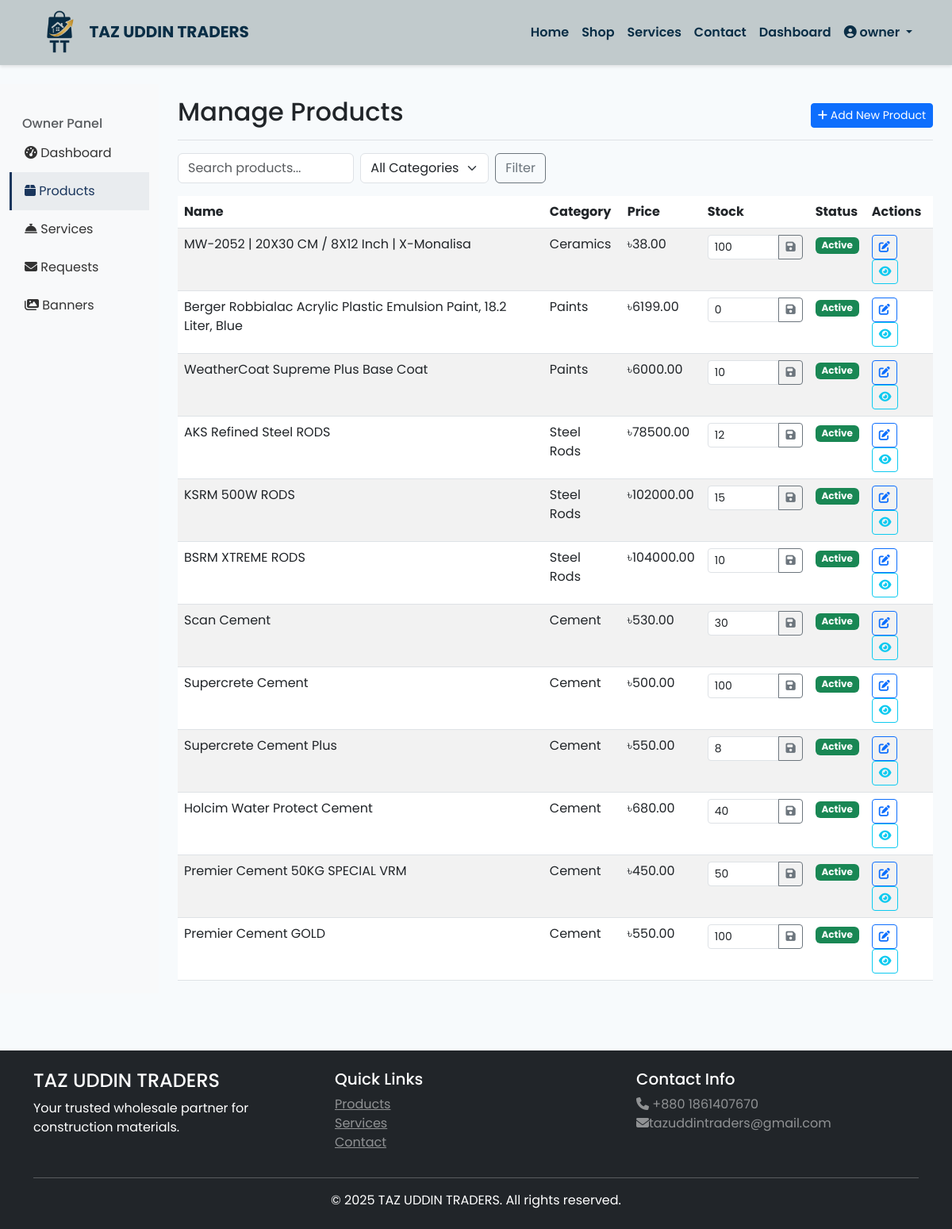
The app's page /shop/owner/products/ (signed in) with its own data.
### accounts/models.py (models this page shows)
class User(AbstractUser):
    ROLE_CHOICES = (
        ('superadmin', 'Superadmin'),
        ('owner', 'Owner'),
        ('client', 'Client'),
    )
    role = models.CharField(max_length=20, choices=ROLE_CHOICES, default='client')
    phone = models.CharField(max_length=15, blank=True)
    address = models.TextField(blank=True)
    created_at = models.DateTimeField(auto_now_add=True)
    updated_at = models.DateTimeField(auto_now=True)
    class Meta:
        db_table = 'users'
    def is_superadmin(self):
        return self.role == 'superadmin'
    def is_owner(self):
        return self.role == 'owner'
    def is_client(self):
        return self.role == 'client'

### shop/models.py (models this page shows, shortened)
class Product(models.Model):
    name = models.CharField(max_length=200)
    slug = models.SlugField(unique=True, blank=True)
    category = models.ForeignKey(Category, on_delete=models.CASCADE, related_name='products')
    description = models.TextField()
    price = models.DecimalField(max_digits=10, decimal_places=2)
    stock_quantity = models.IntegerField(default=0)
    minimum_order = models.IntegerField(default=1)
    is_active = models.BooleanField(default=True)
    created_by = models.ForeignKey(User, on_delete=models.SET_NULL, null=True)
    created_at = models.DateTimeField(auto_now_add=True)
    updated_at = models.DateTimeField(auto_now=True)
    class Meta:
        ordering = ['-created_at']
        indexes = [
            models.Index(fields=['slug']),
            models.Index(fields=['category', 'is_active']),
            models.Index(fields=['stock_quantity']),
        ]
    def get_absolute_url(self):
        return reverse('shop:product_detail', kwargs={'slug': self.slug})

class Category(models.Model):
    name = models.CharField(max_length=100)
    slug = models.SlugField(unique=True, blank=True)
    description = models.TextField(blank=True)
    icon = models.CharField(max_length=50, blank=True, help_text="FontAwesome icon class")
    created_at = models.DateTimeField(auto_now_add=True)
    updated_at = models.DateTimeField(auto_now=True)
    class Meta:
        verbose_name_plural = 'Categories'
        ordering = ['name']

### shop/views.py (the view)
# urls.py: path('owner/products/', views.OwnerProductListView.as_view(), name='owner_product_list'),
class OwnerProductListView(LoginRequiredMixin, UserPassesTestMixin, ListView):
    model = Product
    template_name = 'owner/product_list.html'
    context_object_name = 'products'
    paginate_by = 20
    def test_func(self):
        return is_owner_or_superadmin(self.request.user)
    def get_queryset(self):
        queryset = super().get_queryset()
        search = self.request.GET.get('search')
        category = self.request.GET.get('category')
        if search:
            queryset = queryset.filter(
                Q(name__icontains=search) | Q(description__icontains=search)
            )
        if category:
            queryset = queryset.filter(category__id=category)
        return queryset.select_related('category')

### shop/views.py (called while the page is built)
def is_owner_or_superadmin(user):
    return user.is_authenticated and (user.is_owner() or user.is_superadmin())

### templates/owner/product_list.html (shortened to what this page needs)
{% extends 'base.html' %}
{% block content %}
<div class="container-fluid">
    <div class="row">
        <div class="col-md-3 col-lg-2 d-md-block sidebar">
            <div class="position-sticky pt-3">
                <h6 class="sidebar-heading d-flex justify-content-between align-items-center px-3 mt-4 mb-1 text-muted">
                    <span>Owner Panel</span>
                </h6>
                <ul class="nav flex-column">
                    <li class="nav-item">
                        <a class="nav-link" href="{% url 'core:owner_dashboard' %}">
                            <i class="fas fa-tachometer-alt"></i> Dashboard
                        </a>
                    </li>
                    <li class="nav-item">
                        <a class="nav-link active" href="{% url 'shop:owner_product_list' %}">
                            <i class="fas fa-box"></i> Products
                        </a>
                    </li>
                    <li class="nav-item">
                        <a class="nav-link" href="{% url 'services:owner_service_list' %}">
                            <i class="fas fa-concierge-bell"></i> Services
                        </a>
                    </li>
                    <li class="nav-item">
                        <a class="nav-link" href="{% url 'services:owner_request_list' %}">
                            <i class="fas fa-envelope"></i> Requests
                        </a>
                    </li>
                    <li class="nav-item">
                        <a class="nav-link" href="{% url 'core:owner_banner_list' %}">
                            <i class="fas fa-images"></i> Banners
                        </a>
                    </li>
                </ul>
            </div>
        </div>
        <main class="col-md-9 ms-sm-auto col-lg-10 px-md-4">
            <div class="d-flex justify-content-between flex-wrap flex-md-nowrap align-items-center pt-3 pb-2 mb-3 border-bottom">
                <h1 class="h2">Manage Products</h1>
                <div class="btn-toolbar mb-2 mb-md-0">
                    <a href="{% url 'shop:product_create' %}" class="btn btn-sm btn-primary">
                        <i class="fas fa-plus"></i> Add New Product
                    </a>
                </div>
            </div>
            <div class="row mb-3">
                <div class="col-md-6">
                    <form method="get" class="d-flex">
                        <input type="search" name="search" class="form-control me-2"
                               placeholder="Search products..." value="{{ request.GET.search }}">
                        <select name="category" class="form-select me-2" style="width: auto;">
                            <option value="">All Categories</option>
                        </select>
                        <button class="btn btn-outline-secondary" type="submit">Filter</button>
                    </form>
                </div>
            </div>
            <div class="table-responsive">
                <table class="table table-striped table-hover">
                    <thead>
                        <tr>
                            <th>Name</th>
                            <th>Category</th>
                            <th>Price</th>
                            <th>Stock</th>
                            <th>Status</th>
                            <th>Actions</th>
                        </tr>
                    </thead>
                    <tbody>
                        {% for product in products %}
                        <tr>
                            <td>{{ product.name }}</td>
                            <td>{{ product.category.name }}</td>
                            <td>৳{{ product.price }}</td>
                            <td>
                                <form method="post" action="{% url 'shop:update_stock' product.pk %}" class="d-inline">
                                    <div class="input-group input-group-sm" style="width: 120px;">
                                        <input type="number" name="stock_quantity" value="{{ product.stock_quantity }}"
                                               class="form-control" min="0">
                                        <button class="btn btn-outline-secondary" type="submit">
                                            <i class="fas fa-save"></i>
                                        </button>
                                    </div>
                                </form>
                            </td>
                            <td>
                                {% if product.is_active %}
                                    <span class="badge bg-success">Active</span>
                                {% else %}
                                    <span class="badge bg-secondary">Inactive</span>
                                {% endif %}
                            </td>
                            <td>
                                <a href="{% url 'shop:product_update' product.pk %}" class="btn btn-sm btn-outline-primary">
                                    <i class="fas fa-edit"></i>
                                </a>
                                <a href="{{ product.get_absolute_url }}" class="btn btn-sm btn-outline-info" target="_blank">
                                    <i class="fas fa-eye"></i>
                                </a>
                            </td>
                        </tr>
                        {% empty %}
                        <tr>
                            <td colspan="6" class="text-center text-muted">No products found.</td>
                        </tr>
                        {% endfor %}
                    </tbody>
                </table>
            </div>
        </main>
    </div>
</div>
{% endblock %}

### templates/base.html (shortened to what this page needs)
 {% load static %}
<!DOCTYPE html>
<html lang="en">
<head>
    <link href="https://cdn.jsdelivr.net/npm/bootstrap@5.3.0/dist/css/bootstrap.min.css" rel="stylesheet">
    <link rel="stylesheet" href="https://cdnjs.cloudflare.com/ajax/libs/font-awesome/6.4.0/css/all.min.css">
    {% load static %}
    <link rel="stylesheet" href="{% static 'css/style.css' %}">
</head>
<body>
    <nav class="navbar navbar-expand-lg navbar-dark" style="background-color: #C1CACC;">
        <div class="container">
            <a class="navbar-brand fw-bold" href="{% url 'core:home' %}" style="color:#0A2E46;">
                <img src="{% static 'img/logo.png' %}"  style="height:3.5rem;"> TAZ UDDIN TRADERS
            </a>
            <div class="collapse navbar-collapse" id="navbarNav">
                <ul class="navbar-nav ms-auto">
                    <li class="nav-item">
                        <a class="nav-link" style="color:#0A2E46;" href="{% url 'core:home' %}">Home</a>
                    </li>
                    <li class="nav-item">
                        <a class="nav-link" style="color:#0A2E46;" href="{% url 'shop:product_list' %}">Shop</a>
                    </li>
                    <li class="nav-item">
                        <a class="nav-link" style="color:#0A2E46;" href="{% url 'services:service_list' %}">Services</a>
                    </li>
                    <li class="nav-item">
                        <a class="nav-link" style="color:#0A2E46;" href="{% url 'core:contact' %}">Contact</a>
                    </li>
                    {% if user.is_authenticated %}
                        {% if user.is_owner or user.is_superadmin %}
                            <li class="nav-item">
                                <a class="nav-link" style="color:#0A2E46;" href="{% url 'core:owner_dashboard' %}">Dashboard</a>
                            </li>
                        {% endif %}
                        <li class="nav-item dropdown">
                            <a class="nav-link dropdown-toggle" style="color:#0A2E46;" href="#" id="navbarDropdown" role="button" data-bs-toggle="dropdown">
                                <i class="fas fa-user-circle"></i> {{ user.username }}
                            </a>
                        </li>
                    {% endif %}
                </ul>
            </div>
        </div>
    </nav>
    <main class="py-4">
        {% block content %}{% endblock %}
    </main>
    <footer class="bg-dark text-white py-4 mt-5">
        <div class="container">
            <div class="row">
                <div class="col-md-4">
                    <h4>TAZ UDDIN TRADERS</h4>
                    <p>Your trusted wholesale partner for construction materials.</p>
                </div>
                <div class="col-md-4">
                    <h5>Quick Links</h5>
                    <ul class="list-unstyled">
                        <li><a href="{% url 'shop:product_list' %}" class="text-white-50">Products</a></li>
                        <li><a href="{% url 'services:service_list' %}" class="text-white-50">Services</a></li>
                        <li><a href="{% url 'core:contact' %}" class="text-white-50">Contact</a></li>
                    </ul>
                </div>
                <div class="col-md-4">
                    <h5>Contact Info</h5>
                    <p class="text-white-50">
                        <i class="fas fa-phone"></i> +880 1861407670<br>
                        <i class="fas fa-envelope"></i>tazuddintraders@gmail.com
                    </p>
                </div>
            </div>
            <hr class="bg-white">
            <p class="text-center mb-0">&copy; 2025 TAZ UDDIN TRADERS. All rights reserved.</p>
        </div>
    </footer>
</body>
</html>

### static/css/style.css (style rules this page uses)
:root { --primary-color: #1a365d; --secondary-color: #2d3748; --success-color: #48bb78; --danger-color: #f56565; --warning-color: #ecc94b; --light-bg: #f7fafc; --border-radius: 0.5rem; }
body { font-family: 'Poppins', sans-serif; background-color: var(--light-bg); }
.navbar { box-shadow: 0 2px 4px rgba(0,0,0,0.1); font-weight: 600; }
.sidebar { min-height: calc(100vh - 56px); background-color: #f8f9fa; }
.sidebar .nav-link { color: #333; padding: 0.75rem 1rem; border-left: 3px solid transparent; }
.sidebar .nav-link.active { background-color: #e9ecef; border-left-color: var(--primary-color); color: var(--primary-color); }

### records on screen
User: username "owner"
Product: name "MW-2052 | 20X30 CM / 8X12 Inch | X-Monalisa", category.name "Ceramics", price "38.00", stock_quantity "100", is_active "Active"
Product: name "Berger Robbialac Acrylic Plastic Emulsion Paint, 18.2 Liter, Blue", category.name "Paints", price "6199.00", stock_quantity "0", is_active "Active"
Product: name "WeatherCoat Supreme Plus Base Coat", category.name "Paints", price "6000.00", stock_quantity "10", is_active "Active"
Product: name "AKS Refined Steel RODS", category.name "Steel Rods", price "78500.00", stock_quantity "12", is_active "Active"
Product: name "KSRM 500W RODS", category.name "Steel Rods", price "102000.00", stock_quantity "15", is_active "Active"
Product: name "BSRM XTREME RODS", category.name "Steel Rods", price "104000.00", stock_quantity "10", is_active "Active"
Product: name "Scan Cement", category.name "Cement", price "530.00", stock_quantity "30", is_active "Active"
Product: name "Supercrete Cement", category.name "Cement", price "500.00", stock_quantity "100", is_active "Active"
Product: name "Supercrete Cement Plus", category.name "Cement", price "550.00", stock_quantity "8", is_active "Active"
Product: name "Holcim Water Protect Cement", category.name "Cement", price "680.00", stock_quantity "40", is_active "Active"
Product: name "Premier Cement 50KG SPECIAL VRM", category.name "Cement", price "450.00", stock_quantity "50", is_active "Active"
Product: name "Premier Cement GOLD", category.name "Cement", price "550.00", stock_quantity "100", is_active "Active"
